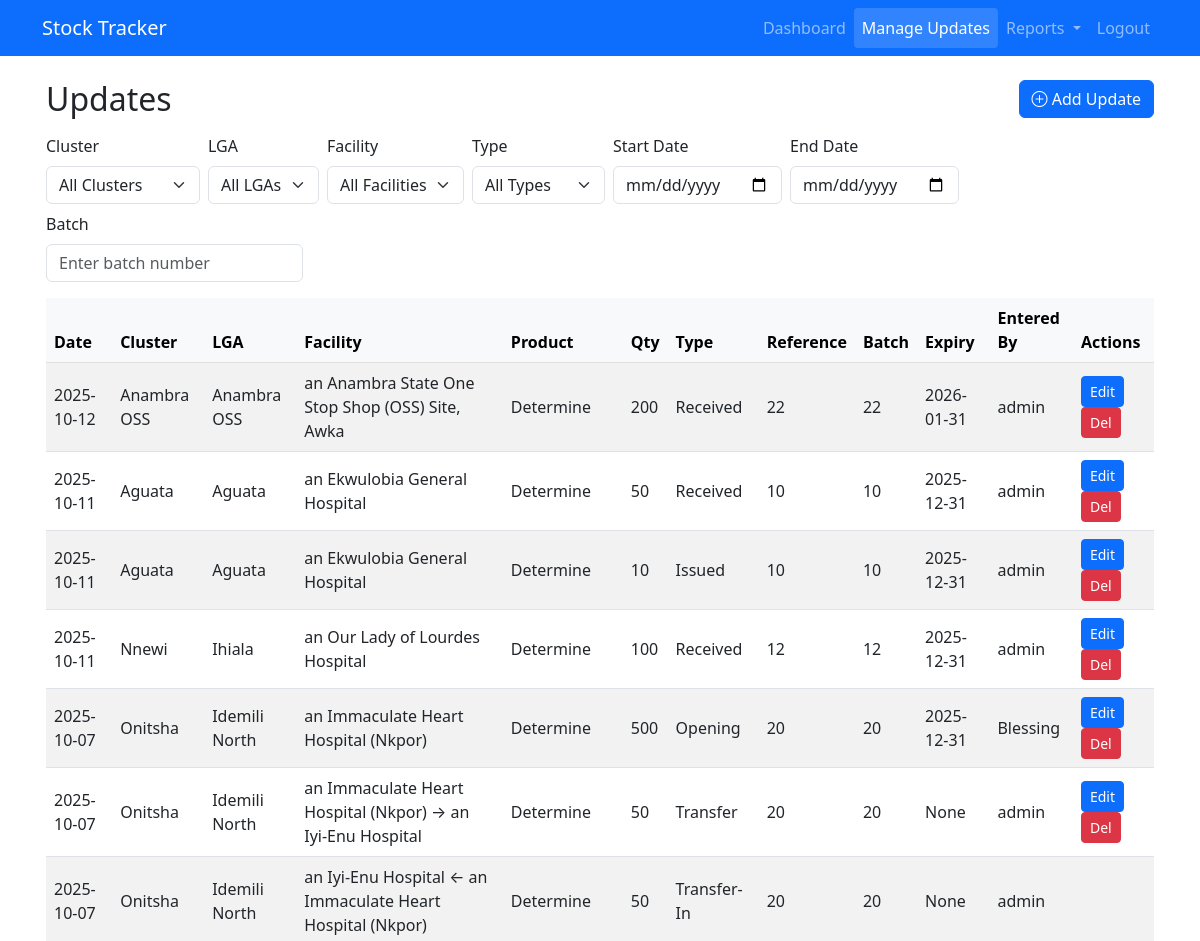
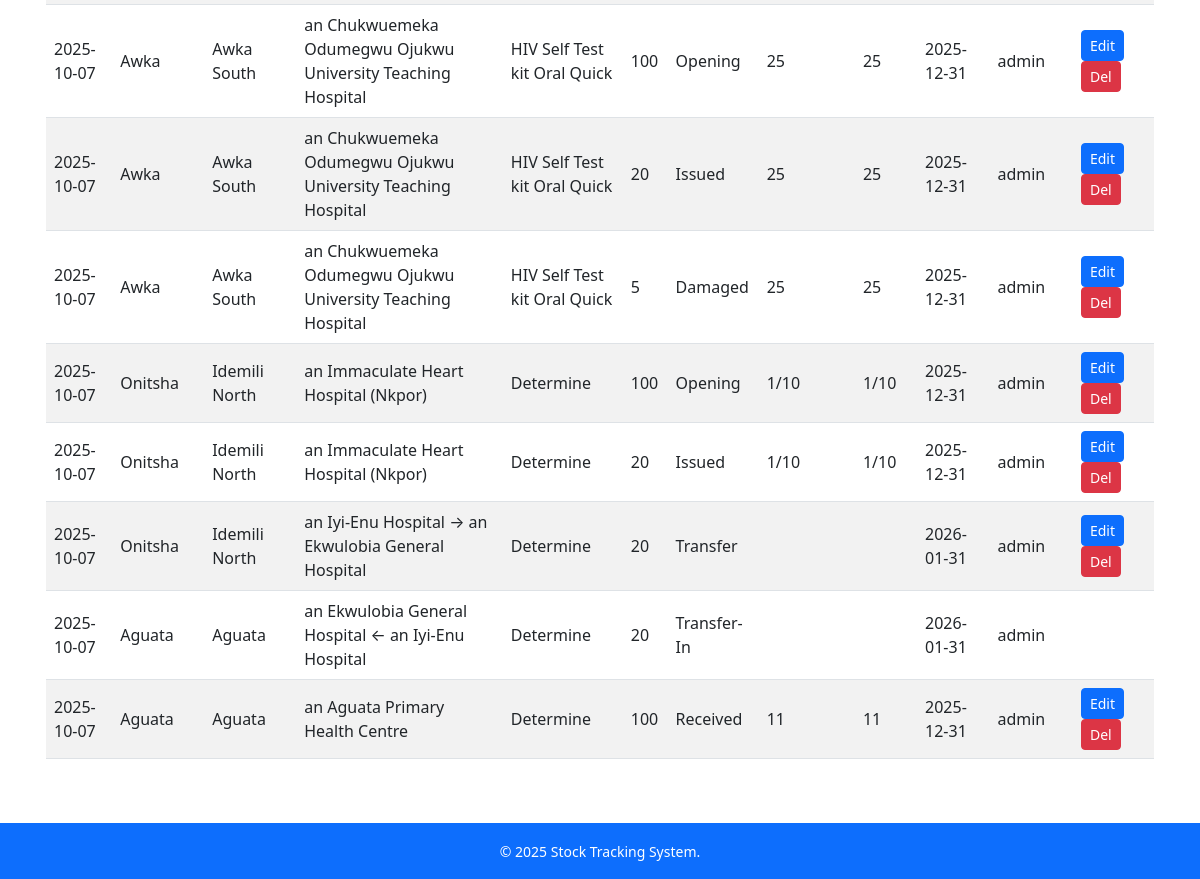
/transactions (signed in), run on an earlier commit of the app's database (2 pictures, top to bottom).
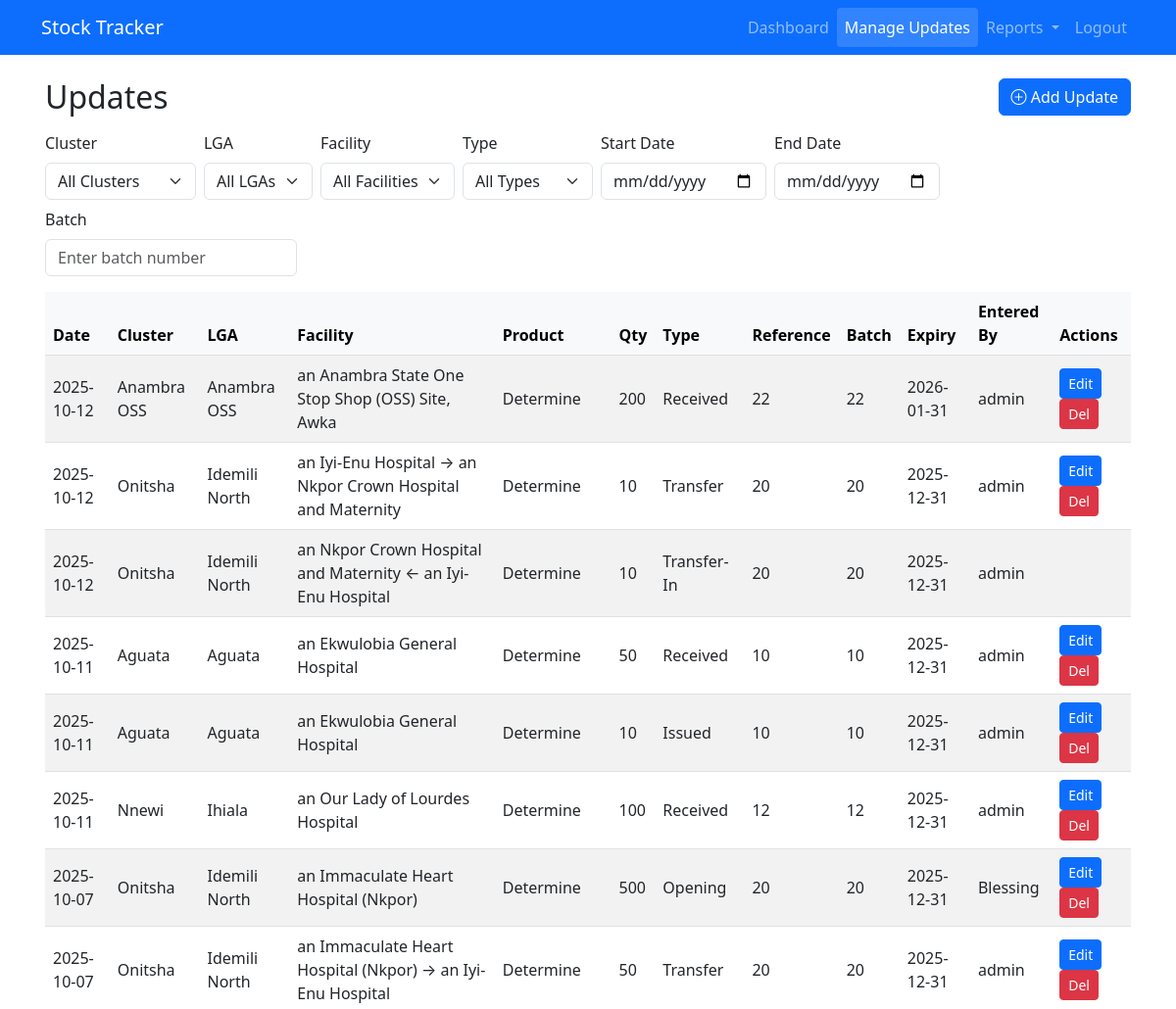
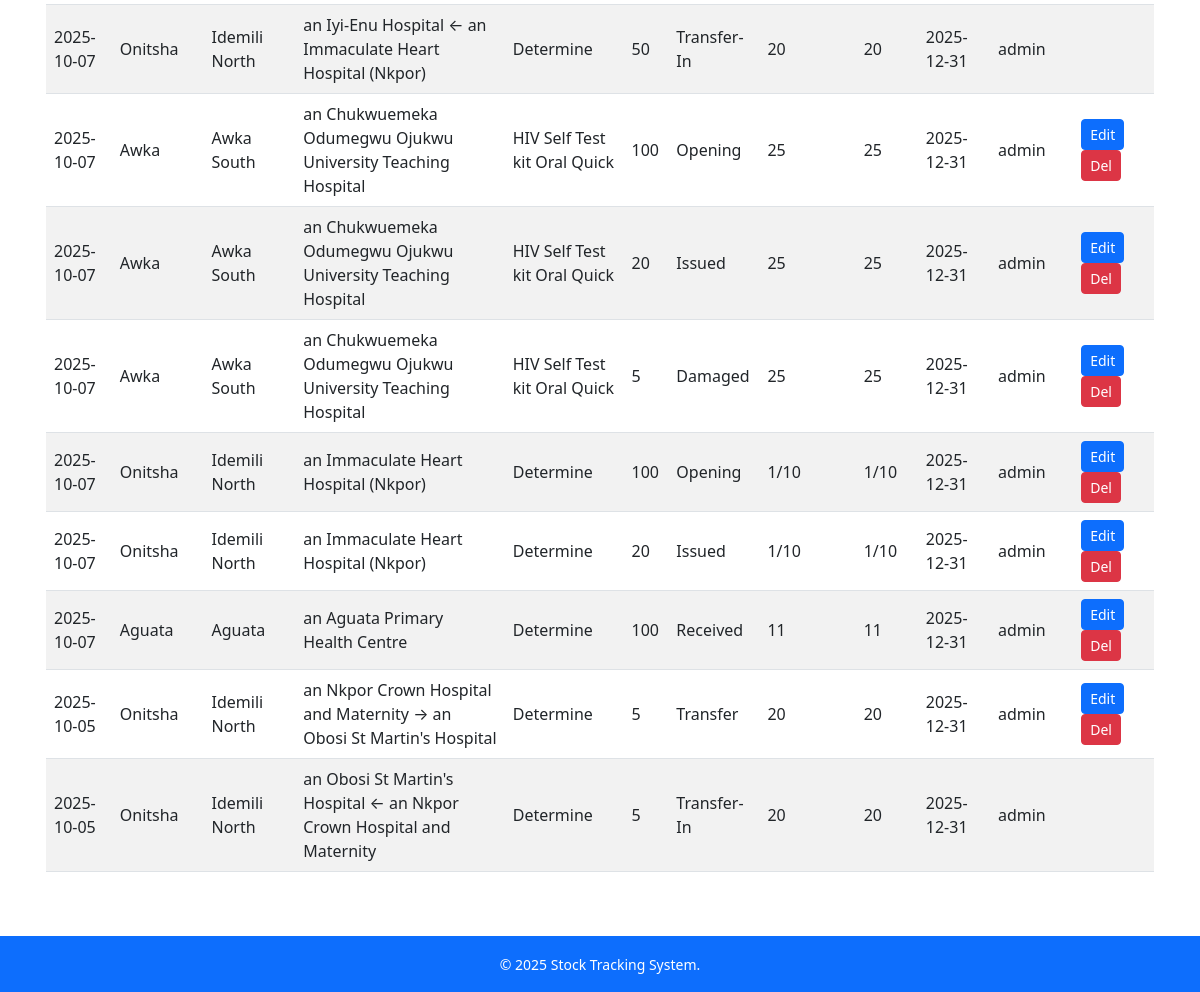
And on a later commit of the database (2 pictures, top to bottom).
### models.py (models this page shows, shortened)
class StockTransaction(db.Model):
    id = db.Column(db.Integer, primary_key=True)
    facility_id = db.Column(db.Integer, db.ForeignKey('facility.id'), nullable=False)  # source facility
    product_id = db.Column(db.Integer, db.ForeignKey('product.id'), nullable=False)
    date = db.Column(db.Date, nullable=False, default=datetime.utcnow)
    quantity = db.Column(db.Integer, nullable=False)
    transaction_type = db.Column(db.String(20), nullable=False)
    reference_number = db.Column(db.String(50))
    batch_number = db.Column(db.String(50), nullable=True)
    expiry_date = db.Column(db.Date, nullable=True)
    entered_by = db.Column(db.String(120), nullable=True)
    created_at = db.Column(db.DateTime, default=datetime.utcnow)
    is_transfer_destination = db.Column(db.Boolean, default=False)
    destination_facility_id = db.Column(db.Integer, db.ForeignKey('facility.id'), nullable=True)
    comments = db.Column(db.Text)
    source_facility_id = db.Column(db.Integer, db.ForeignKey('facility.id'), nullable=True)
    facility = db.relationship(   # ✅ source facility
        'Facility',
        foreign_keys=[facility_id],
        backref='transactions_out'
    )
    destination_facility = db.relationship(
        'Facility',
        foreign_keys=[destination_facility_id],
        backref='transactions_in'
    )
    source_facility = db.relationship(  # ✅ new relationship for Transfer-In source
        'Facility',
        foreign_keys=[source_facility_id],
        backref='transactions_source'
    )

class Cluster(db.Model):
    id = db.Column(db.Integer, primary_key=True)
    name = db.Column(db.String(100), unique=True, nullable=False)
    lgas = db.relationship('LGA', backref='cluster', lazy=True)

class LGA(db.Model):
    id = db.Column(db.Integer, primary_key=True)
    name = db.Column(db.String(100), nullable=False)
    cluster_id = db.Column(db.Integer, db.ForeignKey('cluster.id'), nullable=False)
    facilities = db.relationship('Facility', backref='lga', lazy=True)

class Facility(db.Model):
    id = db.Column(db.Integer, primary_key=True)
    name = db.Column(db.String(150), nullable=False)
    lga_id = db.Column(db.Integer, db.ForeignKey('lga.id'), nullable=False)
    facility_products = db.relationship('FacilityProduct', backref='facility', lazy=True)

class Product(db.Model):
    id = db.Column(db.Integer, primary_key=True)
    name = db.Column(db.String(120), nullable=False)
    unit = db.Column(db.String(30))
    facility_products = db.relationship('FacilityProduct', backref='product', lazy=True)
    transactions = db.relationship('StockTransaction', backref='product', lazy=True)

### app.py (the view)
@app.route('/transactions')
@restrict_scope
def transactions():
    from datetime import datetime
    from sqlalchemy.orm import aliased
    FacilityDest = aliased(Facility)
    FacilitySource = aliased(Facility)
    start_date = request.args.get('start_date')
    end_date = request.args.get('end_date')
    transaction_types = ['Received', 'Opening', 'Transfer-In','Issued', 'Lost', 'Damaged', 'Expired', 'Transfer','Adjusted']
    selected_transaction_type = request.args.get("transaction_type", "")
    batch_number = request.args.get('batch_number', '').strip()
    query = db.session.query(
        StockTransaction.id,
        StockTransaction.date,
        StockTransaction.quantity,
        StockTransaction.transaction_type,
        StockTransaction.reference_number,
        StockTransaction.batch_number,
        StockTransaction.expiry_date,
        StockTransaction.entered_by,
        Facility.id.label('facility_id'),
        Facility.name.label('facility'),
        FacilityDest.id.label('destination_facility_id'),
        FacilityDest.name.label('destination_facility'),
        FacilitySource.id.label('source_facility_id'),
        FacilitySource.name.label('source_facility'),
        LGA.id.label('lga_id'),
        LGA.name.label('lga'),
        Cluster.id.label('cluster_id'),
        Cluster.name.label('cluster'),
        Product.name.label('product')
    ).join(Facility, StockTransaction.facility_id == Facility.id) \
     .outerjoin(FacilityDest, StockTransaction.destination_facility_id == FacilityDest.id) \
     .outerjoin(FacilitySource, StockTransaction.source_facility_id == FacilitySource.id) \
     .join(LGA, Facility.lga_id == LGA.id) \
     .join(Cluster, LGA.cluster_id == Cluster.id) \
     .join(Product, StockTransaction.product_id == Product.id) \
     .filter(
         (g.cluster_id is None or LGA.cluster_id == g.cluster_id),
         (g.lga_id is None or Facility.lga_id == g.lga_id),
         (g.facility_id is None or StockTransaction.facility_id == g.facility_id)
     )
    if batch_number:
        query = query.filter(StockTransaction.batch_number.ilike(f"%{batch_number}%"))
    if selected_transaction_type:
        query = query.filter(StockTransaction.transaction_type == selected_transaction_type)
    if start_date:
        try:
            start = datetime.strptime(start_date, "%Y-%m-%d").date()
            query = query.filter(StockTransaction.date >= start)
        except ValueError:
            pass
    if end_date:
        try:
            end = datetime.strptime(end_date, "%Y-%m-%d").date()
            query = query.filter(StockTransaction.date <= end)
        except ValueError:
            pass
    transactions = query.order_by(StockTransaction.date.desc()).all()
    clusters, lgas, facilities = get_dropdowns(g.cluster_id, g.lga_id, g.facility_id)
    return render_template(
        'transactions.html',
        transactions=transactions,
        clusters=clusters,
        lgas=lgas,
        facilities=facilities,
        selected_cluster=g.cluster_id,
        selected_lga=g.lga_id,
        selected_facility=g.facility_id,
        transaction_types=transaction_types,
        selected_transaction_type=selected_transaction_type,
        start_date=start_date,
        end_date=end_date,
        batch_number=batch_number
    )

### app.py (called while the page is built)
@login_manager.user_loader
def load_user(user_id):
    return User.query.get(int(user_id))

### auth/scope_utils.py (called while the page is built, shortened)
def get_user_scope_filters(cluster_id=None, lga_id=None, facility_id=None):
    if current_user.role in ['super', 'admin']:
        return cluster_id, lga_id, facility_id

def restrict_scope(f):
    @wraps(f)
    def wrapper(*args, **kwargs):
        cluster_id = request.args.get("cluster", type=int)
        lga_id = request.args.get("lga", type=int)
        facility_id = request.args.get("facility", type=int)
        g.cluster_id, g.lga_id, g.facility_id = get_user_scope_filters(
            cluster_id, lga_id, facility_id
        )
        return f(*args, **kwargs)
    return wrapper

### templates/transactions.html (shortened to what this page needs)
{% extends "base.html" %}
{% block content %}
<div class="d-flex justify-content-between align-items-center mb-3">
  <h2 class="mb-0">Updates</h2>
  <a href="{{ url_for('add_transaction') }}" class="btn btn-primary">
    <i class="bi bi-plus-circle"></i> Add Update
  </a>
</div>
<form method="get" class="row g-2 mb-3" id="filtersForm">
  <div class="col-lg-auto">
    <label class="form-label">Cluster</label>
    <select name="cluster" class="form-select" onchange="document.getElementById('filtersForm').submit()">
      <option value="">All Clusters</option>
    </select>
  </div>
  <div class="col-lg-auto">
    <label class="form-label">LGA</label>
    <select name="lga" class="form-select" onchange="document.getElementById('filtersForm').submit()">
      <option value="">All LGAs</option>
    </select>
  </div>
  <div class="col-lg-auto">
    <label class="form-label">Facility</label>
    <select name="facility" class="form-select" onchange="document.getElementById('filtersForm').submit()">
      <option value="">All Facilities</option>
    </select>
  </div>
  <div class="col-lg-auto">
    <label class="form-label">Type</label>
    <select name="transaction_type" class="form-select" onchange="document.getElementById('filtersForm').submit()">
      <option value="">All Types</option>
    </select>
  </div>
  <div class="col-lg-auto">
    <label class="form-label">Start Date</label>
    <input
      type="date"
      name="start_date"
      class="form-control"
      value="{{ request.args.get('start_date', '') }}"
      onchange="document.getElementById('filtersForm').submit()"
    >
  </div>
  <div class="col-lg-auto">
    <label class="form-label">End Date</label>
    <input
      type="date"
      name="end_date"
      class="form-control"
      value="{{ request.args.get('end_date', '') }}"
      onchange="document.getElementById('filtersForm').submit()"
    >
  </div>
  <div class="col-lg-auto">
    <label class="form-label">Batch</label>
    <input
      type="text"
      name="batch_number"
      class="form-control"
      placeholder="Enter batch number"
      value="{{ request.args.get('batch_number', '') }}"
      onchange="document.getElementById('filtersForm').submit()"
    >
  </div>
</form>
<div class="table-responsive">
<table class="table table-striped align-middle">
  <thead class="table-light">
    <tr>
      <th>Date</th>
      <th>Cluster</th>
      <th>LGA</th>
      <th>Facility</th>
      <th>Product</th>
      <th>Qty</th>
      <th>Type</th>
      <th>Reference</th>
      <th>Batch</th>
      <th>Expiry</th>
      <th>Entered By</th>
      <th>Actions</th>
    </tr>
  </thead>
  <tbody>
    {% for tx in transactions %}
    <tr>
      <td>{{ tx.date }}</td>
      <td>{{ tx.cluster }}</td>
      <td>{{ tx.lga }}</td>
      <td>
        {% if tx.transaction_type == "Transfer" %}
          {{ tx.facility }} → {{ tx.destination_facility or "N/A" }}
        {% elif tx.transaction_type == "Transfer-In" %}
          {{ tx.facility }} ← {{ tx.source_facility or "N/A" }}
        {% else %}
          {{ tx.facility }}
        {% endif %}
      </td>
      <td>{{ tx.product }}</td>
      <td>{{ tx.quantity }}</td>
      <td>{{ tx.transaction_type }}</td>
      <td>{{ tx.reference_number }}</td>
      <td>{{ tx.batch_number }}</td>
      <td>{{ tx.expiry_date }}</td>
      <td>{{ tx.entered_by }}</td>
      <td>
        {% if tx.transaction_type != 'Transfer-In' or current_user.role == 'super' %}
            <a href="{{ url_for('edit_transaction', id=tx.id) }}" class="btn btn-sm btn-primary">Edit</a>
            <form action="{{ url_for('delete_transaction', id=tx.id) }}" method="post" style="display:inline;"
                  onsubmit="return confirm('Are you sure?');">
              <button type="submit" class="btn btn-sm btn-danger">Del</button>
            </form>
        {% endif %}
      </td>
    </tr>
    {% endfor %}
  </tbody>
</table>
</div>
{% endblock %}

### templates/base.html (shortened to what this page needs)
<!doctype html>
<html lang="en">
<head>
    <link rel="stylesheet" href="https://cdn.jsdelivr.net/npm/bootstrap@5.3.0/dist/css/bootstrap.min.css">
    <link rel="stylesheet" href="https://cdn.datatables.net/1.13.6/css/jquery.dataTables.min.css">
    <link rel="stylesheet" href="https://cdn.datatables.net/responsive/2.5.0/css/responsive.dataTables.min.css">
    <link rel="stylesheet" href="https://cdn.jsdelivr.net/npm/bootstrap-icons@1.10.5/font/bootstrap-icons.css">
</head>
<body class="d-flex flex-column min-vh-100">
  <nav class="navbar navbar-expand-lg navbar-dark bg-primary">
    <div class="container">
      <a class="navbar-brand" href="{{ url_for('index') }}">Stock Tracker</a>
      <div class="collapse navbar-collapse" id="navbarNav">
        <ul class="navbar-nav ms-auto">
            {% if current_user.is_authenticated %}
            <li class="nav-item">
              <a class="nav-link {% if request.endpoint == 'dashboard.dashboard_home' %}active{% endif %}"
                href="{{ url_for('dashboard.dashboard_home') }}">Dashboard</a>
            </li>
            <li class="nav-item">
              <a class="nav-link {% if request.endpoint == 'transactions' %}active{% endif %}"
                href="{{ url_for('transactions') }}">Manage Updates</a>
            </li>
            <li class="nav-item dropdown">
              <a class="nav-link dropdown-toggle {% if request.endpoint.startswith('report') or request.endpoint.startswith('reporting_bp') %}active{% endif %}"
                href="#" role="button" data-bs-toggle="dropdown" aria-expanded="false">
                Reports
              </a>
            </li>
            <li class="nav-item">
              <a class="nav-link" href="{{ url_for('auth.logout') }}">Logout</a>
            </li>
          {% else %}
            <li class="nav-item">
              <a class="nav-link {% if request.endpoint == 'auth.login' %}active{% endif %}" href="{{ url_for('auth.login') }}">Login</a>
            </li>
          {% endif %}
        </ul>
      </div>
    </div>
  </nav>
  <main class="flex-fill container mt-4 content-wrapper">
      {% block content %}{% endblock %}
  </main>
  <footer class="bg-primary text-white text-center py-3 mt-auto">
      <div class="container">
          <small>&copy; {{ current_year or 2025 }} Stock Tracking System. </small>
      </div>
  </footer>
</body>
</html>

### templates/base.html (style rules this page uses)
.nav-link.active { background-color: #007bff !important; color: #fff !important; border-radius: 0.25rem; }
.content-wrapper { margin-bottom: 3rem; padding-left: 1rem; padding-right: 1rem; }
.navbar .nav-link.active { background-color: rgba(255, 255, 255, 0.15) !important; color: #fff !important; }

What changed in the data, as far as the page shows it:
removed StockTransaction: date "2025-10-07", cluster "Onitsha", lga "Idemili North", facility "an Iyi-Enu Hospital", name "an Ekwulobia General Hospital", product "Determine", quantity "20", transaction_type "Transfer", expiry_date "2026-01-31", entered_by "admin"
removed StockTransaction: date "2025-10-07", cluster "Aguata", lga "Aguata", facility "an Ekwulobia General Hospital", name "an Iyi-Enu Hospital", product "Determine", quantity "20", transaction_type "Transfer-In", expiry_date "2026-01-31", entered_by "admin"
added StockTransaction: date "2025-10-12", cluster "Onitsha", lga "Idemili North", facility "an Iyi-Enu Hospital", name "an Nkpor Crown Hospital and Maternity", product "Determine", quantity "10", transaction_type "Transfer", reference_number "20", batch_number "20", expiry_date "2025-12-31", entered_by "admin"
added StockTransaction: date "2025-10-12", cluster "Onitsha", lga "Idemili North", facility "an Nkpor Crown Hospital and Maternity", name "an Iyi-Enu Hospital", product "Determine", quantity "10", transaction_type "Transfer-In", reference_number "20", batch_number "20", expiry_date "2025-12-31", entered_by "admin"
changed StockTransaction (number 8 of 17 on the later page): expiry_date "None" → "2025-12-31"
changed StockTransaction (number 9 of 17 on the later page): expiry_date "None" → "2025-12-31"
added StockTransaction: date "2025-10-05", cluster "Onitsha", lga "Idemili North", facility "an Nkpor Crown Hospital and Maternity", name "an Obosi St Martin's Hospital", product "Determine", quantity "5", transaction_type "Transfer", reference_number "20", batch_number "20", expiry_date "2025-12-31", entered_by "admin"
added StockTransaction: date "2025-10-05", cluster "Onitsha", lga "Idemili North", facility "an Obosi St Martin's Hospital", name "an Nkpor Crown Hospital and Maternity", product "Determine", quantity "5", transaction_type "Transfer-In", reference_number "20", batch_number "20", expiry_date "2025-12-31", entered_by "admin"
